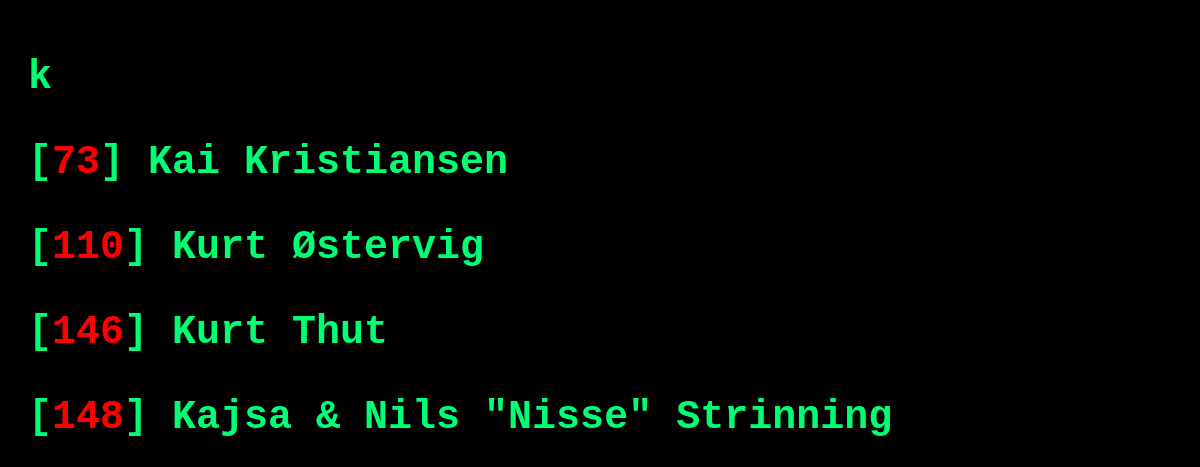
/letter/k.php, run on the app's committed database.
### tables this page shows
CREATE TABLE `designer` (
  `designer_id` int(4) NOT NULL,
  `firstname` varchar(50) NOT NULL,
  `lastname` varchar(50) NOT NULL,
  `description` text DEFAULT NULL,
  `is_visible` enum('0','1') NOT NULL DEFAULT '1'
);

### functions/function_db.php (called while the page is built, shortened)
<?php
function requeteResultat($query){
    global $mysqli;
    if ($result = $mysqli->query($query)) {
        $answer = array();
        if($result->num_rows == 0){
            return false;
        }else{
            while($data = $result->fetch_assoc()) {
                $answer[] = $data;
            }
            return $answer;
        }
    }
}
?>

### letter/k.php (the view, shortened to what this page needs)
<?php
include_once("./../functions/function_db.php");
$lettre_select= "k";
$sql_only_X_orderby_ASC = "SELECT designer_id, firstname, lastname FROM designer WHERE firstname LIKE '".$lettre_select."%';";
$result_only_X_orderby_ASC = requeteResultat($sql_only_X_orderby_ASC);
?>
<!DOCTYPE html>
<html lang="en">
<head>
    <link rel="stylesheet" href="./../style.css">
</head>
<body>
<?php
echo "<h1>".$lettre_select."<h1>";
foreach ($result_only_X_orderby_ASC as $r) {
    $id = $r["designer_id"];
    $prenom = $r["firstname"];
    $nom = $r["lastname"];
    echo "<p class='list'>[<span class='id'>" .$id. "</span>] " .$prenom. " " .$nom. "</p>";
}
?>
</body>
</html>

### style.css (style rules this page uses)
body { background-color: black; font-family: 'Courier New', Courier, monospace; padding: 20px; font-size: 20px; }
H1 { color: rgb(0, 255, 115); }
span.id { color: rgb(255, 0, 0); }
p.list { color:rgb(0, 255, 115); }

### data on the page
designer: designer_id "73", firstname "Kai", lastname "Kristiansen"
designer: designer_id "110", firstname "Kurt", lastname "Østervig"
designer: designer_id "146", firstname "Kurt", lastname "Thut"
designer: designer_id "148", firstname "Kajsa", lastname "& Nils \"Nisse\" Strinning"

### other printed values
$lettre_select "k"
